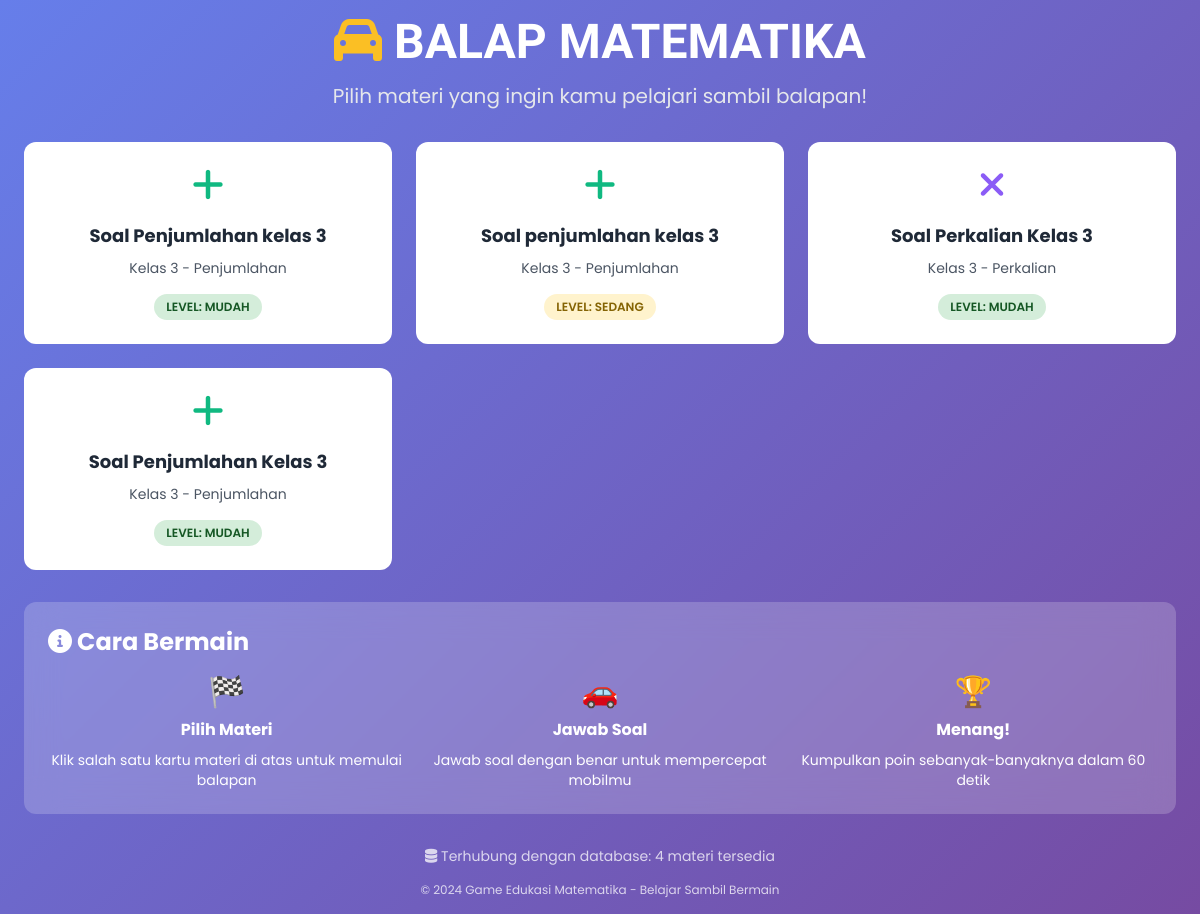
The app's page /Siswa/content/games/addition_speed_challenge.php, older data.
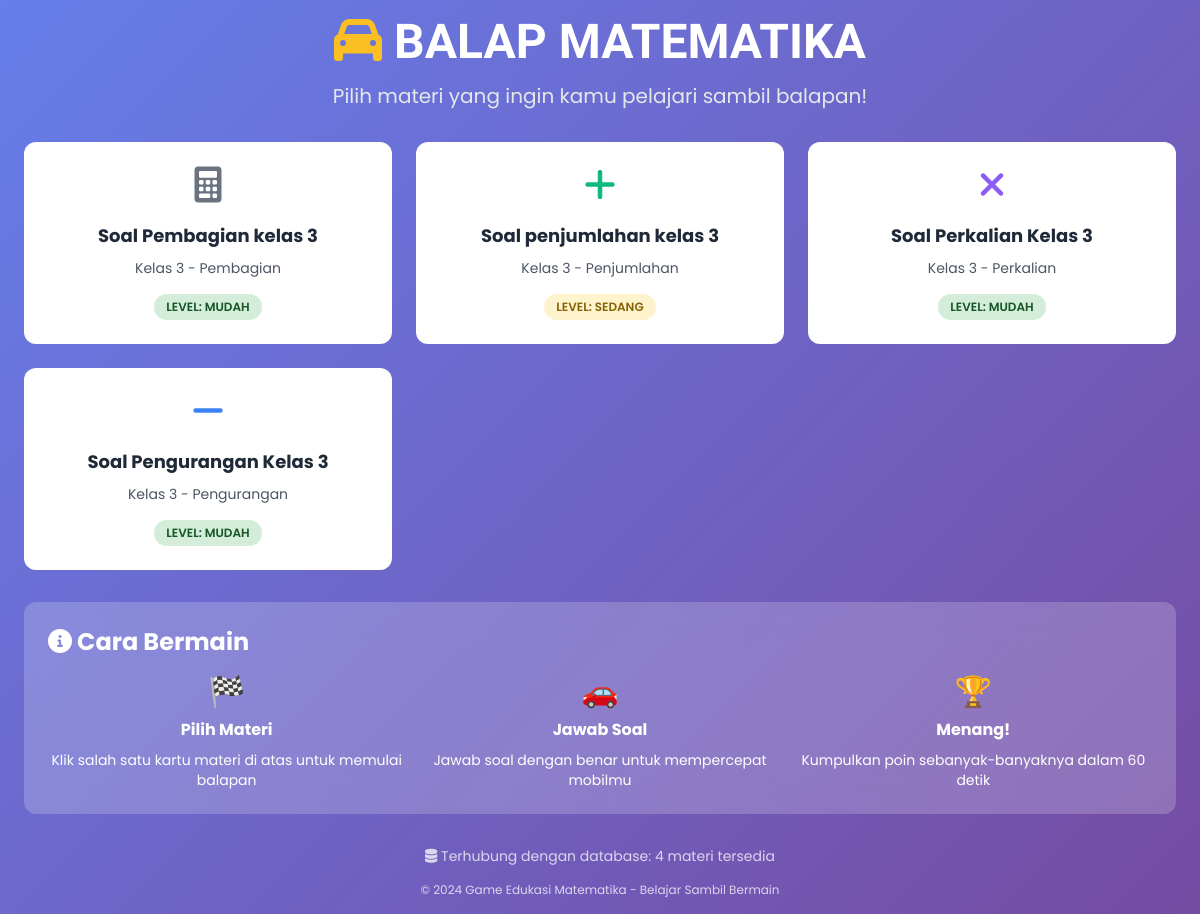
The same page, newer data.
### tables this page shows
CREATE TABLE `soal` (
  `soal_id` int UNSIGNED NOT NULL,
  `nama` varchar(255) NOT NULL,
  `kategori` varchar(50) NOT NULL,
  `kelas` tinyint UNSIGNED NOT NULL,
  `tingkat` enum('Mudah','Sedang','Sulit') NOT NULL DEFAULT 'Mudah'
);

### Siswa/content/games/addition_speed_challenge.php (the view, shortened to what this page needs)
<?php
require_once '../../../config/koneksi.php';
$kelas = 3;
$sql = "
    SELECT DISTINCT s.soal_id, s.nama, s.kategori, s.kelas, s.tingkat
    FROM soal s
    WHERE s.kelas = $kelas
";
$sql .= " ORDER BY RAND()";
$result = $koneksi->query($sql);
$soal_list = [];
while ($row = $result->fetch_assoc()) {
    $soal_list[] = $row;
}
?>
<!DOCTYPE html>
<html lang="id">
<head>
    <link href="https://cdn.jsdelivr.net/npm/tailwindcss@2.2.19/dist/tailwind.min.css" rel="stylesheet">
    <link href="../../../src/output.css" rel="stylesheet" onerror="console.log('Local CSS failed')">
    <link rel="stylesheet" href="https://cdnjs.cloudflare.com/ajax/libs/font-awesome/6.0.0/css/all.min.css">
</head>
<body class="p-4">
    <div class="container mx-auto max-w-6xl">
        <div class="text-center mb-8">
            <h1 class="text-5xl font-bold orbitron-font text-white mb-4">
                <i class="fas fa-car text-yellow-400"></i>
                BALAP MATEMATIKA
            </h1>
            <p class="text-xl text-gray-200">Pilih materi yang ingin kamu pelajari sambil balapan!</p>
        </div>
        <div class="grid md:grid-cols-2 lg:grid-cols-3 xl:grid-cols-4 gap-6 mb-8">
            <?php if (!empty($soal_list)): ?>
                <?php foreach ($soal_list as $soal): ?>
                    <div class="bg-white rounded-xl p-6 text-center card-hover" onclick="startGame(<?= $soal['soal_id'] ?>)">
                        <div class="text-4xl mb-4">
                            <?php
                            switch ($soal['kategori']) {
                                case 'Penjumlahan':
                                case 'Perjumlahan':
                                    echo '<i class="fas fa-plus text-green-500"></i>';
                                    break;
                                case 'Perkalian':
                                    echo '<i class="fas fa-times text-purple-500"></i>';
                                    break;
                                case 'Pengurangan':
                                    echo '<i class="fas fa-minus text-blue-500"></i>';
                                    break;
                                default:
                                    echo '<i class="fas fa-calculator text-gray-500"></i>';
                                    break;
                            }
                            ?>
                        </div>
                        <h3 class="text-lg font-bold text-gray-800 mb-2"><?= htmlspecialchars($soal['nama']) ?></h3>
                        <p class="text-gray-600 mb-4 text-sm">Kelas <?= htmlspecialchars($soal['kelas']) ?> - <?= htmlspecialchars($soal['kategori']) ?></p>
                        <div class="difficulty-badge difficulty-<?= strtolower($soal['tingkat']) ?>">
                            Level: <?= htmlspecialchars($soal['tingkat']) ?>
                        </div>
                    </div>
                <?php endforeach; ?>
            <?php else: ?>
                <div class="col-span-full text-center text-white">
                    <p class="text-xl">Belum ada materi soal untuk kelas ini.</p>
                </div>
            <?php endif; ?>
        </div>
        <div class="bg-white bg-opacity-20 backdrop-blur-lg rounded-xl p-6">
            <h2 class="text-2xl font-bold text-white mb-4">
                <i class="fas fa-info-circle"></i> Cara Bermain
            </h2>
            <div class="grid md:grid-cols-3 gap-4 text-white">
                <div class="text-center">
                    <div class="text-3xl mb-2">🏁</div>
                    <h3 class="font-bold mb-2">Pilih Materi</h3>
                    <p class="text-sm">Klik salah satu kartu materi di atas untuk memulai balapan</p>
                </div>
                <div class="text-center">
                    <div class="text-3xl mb-2">🚗</div>
                    <h3 class="font-bold mb-2">Jawab Soal</h3>
                    <p class="text-sm">Jawab soal dengan benar untuk mempercepat mobilmu</p>
                </div>
                <div class="text-center">
                    <div class="text-3xl mb-2">🏆</div>
                    <h3 class="font-bold mb-2">Menang!</h3>
                    <p class="text-sm">Kumpulkan poin sebanyak-banyaknya dalam 60 detik</p>
                </div>
            </div>
        </div>
        <div class="mt-8 text-center text-white">
            <p class="text-sm opacity-75">
                <i class="fas fa-database"></i>
                Terhubung dengan database: <?= !empty($soal_list) ? count($soal_list) . ' materi tersedia' : 'Mode offline' ?>
            </p>
        </div>
        <div class="text-center mt-4 text-white">
            <p class="text-xs opacity-75">© 2024 Game Edukasi Matematika - Belajar Sambil Bermain</p>
        </div>
    </div>
</body>
</html>

Row changes from the older to the newer data that the page shows:
changed soal: nama "Soal Penjumlahan kelas 3" → "Soal Pembagian kelas 3"; kategori "Penjumlahan" → "Pembagian"
changed soal: nama "Soal Penjumlahan Kelas 3" → "Soal Pengurangan Kelas 3"; kategori "Penjumlahan" → "Pengurangan"
